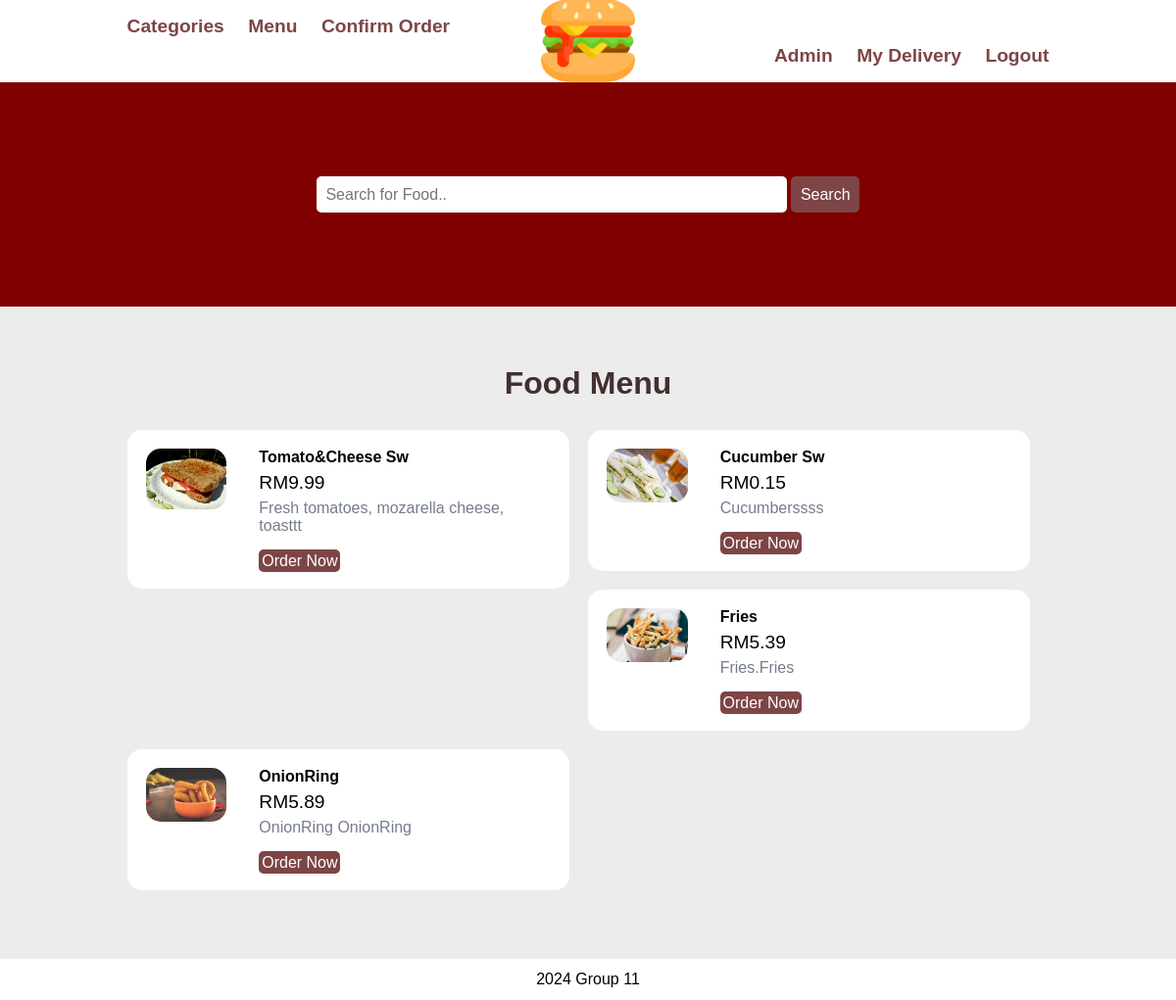
The app's page /foods.php (signed in) with its own data.
### tables this page shows
CREATE TABLE `item` (
  `item_id` int(11) NOT NULL,
  `item_name` varchar(255) NOT NULL,
  `item_price` decimal(10,2) NOT NULL,
  `item_image` varchar(255) NOT NULL,
  `item_desc` text DEFAULT NULL,
  `category_id` int(11) NOT NULL,
  `item_featured` varchar(10) NOT NULL,
  `item_active` varchar(10) NOT NULL
);

### foods.php (the view, shortened to what this page needs)
<?php require('partials-front/menu.php'); ?>
<section class="food-search text-center">
    <div class="container">
        <form action="<?php echo SITEURL; ?>food-search.php" method="POST">
            <input type="search" name="search" placeholder="Search for Food.." required>
            <input type="submit" name="submit" value="Search" class="btn btn-primary">
        </form>
    </div>
</section>
<section class="food-menu">
    <div class="container">
        <h2 class="text-center">Food Menu</h2>
        <?php
            $sql = "SELECT * FROM item WHERE item_active='Yes'";
            $res=mysqli_query($conn, $sql);
            $count = mysqli_num_rows($res);
            if($count>0)
            {
                while($row=mysqli_fetch_assoc($res))
                {
                    $id = $row['item_id'];
                    $title = $row['item_name'];
                    $description = $row['item_desc'];
                    $price = $row['item_price'];
                    $image_name = $row['item_image'];
                    ?>
                    <div class="food-menu-box">
                        <div class="food-menu-img">
                            <?php
                                if($image_name=="")
                                {
                                    echo "<div class='error'>Image not Available.</div>";
                                }
                                else
                                {
                                    ?>
                                    <img src="<?php echo SITEURL; ?>images/food/<?php echo $image_name; ?>" alt="Chicke Hawain Pizza" class="img-responsive img-curve">
                                    <?php
                                }
                            ?>
                        </div>
                        <div class="food-menu-desc">
                            <h4><?php echo $title; ?></h4>
                            <p class="food-price">RM<?php echo $price; ?></p>
                            <p class="food-detail">
                                <?php echo $description; ?>
                            </p>
                            <br>
                            <a href="<?php echo SITEURL; ?>order.php?item_id=<?php echo $id; ?>" class="btn btn-primary">Order Now</a>
                        </div>
                    </div>
                    <?php
                }
            }
            else
            {
                echo "<div class='error'>Food not found.</div>";
            }
        ?>
    </div>
</section>
<?php include('partials-front/footer.php'); ?>

### css/style.css (style rules this page uses)
* { margin: 0 0; padding: 0 0; font-family: Arial, Helvetica, sans-serif; }
.container { width: 80%; margin: 0 auto; padding: 1%; }
.img-responsive { width: 100%; }
.img-curve { border-radius: 15px; }
.text-center { text-align: center; }
a { color: #7d4545; text-decoration: none; }
.btn { padding: 1%; border: none; font-size: 1rem; border-radius: 5px; }
.btn-primary { background-color: #7d4545; color: white; cursor: pointer; }
h2 { color: #422f2f; font-size: 2rem; margin-bottom: 2%; }
.food-search { background-color: maroon; background-size: cover; background-repeat: no-repeat; background-position: center; padding: 7% 0; }
.food-search input[type="search"] { width: 50%; padding: 1%; font-size: 1rem; border: none; border-radius: 5px; }
.food-menu { background-color: #ececec; padding: 4% 0; }
.food-menu-box { width: 43%; margin: 1%; padding: 2%; float: left; background-color: white; border-radius: 15px; }
.food-menu-img { width: 20%; float: left; }
.food-menu-desc { width: 70%; float: left; margin-left: 8%; }
.food-price { font-size: 1.2rem; margin: 2% 0; }
.food-detail { font-size: 1rem; color: #747d8c; }

### records on screen
item: item_image (picture), item_name "Tomato&Cheese Sw", item_price "9.99", item_desc "Fresh tomatoes, mozarella cheese, toasttt"
item: item_image (picture), item_name "Cucumber Sw", item_price "0.15", item_desc "Cucumberssss"
item: item_image (picture), item_name "Fries", item_price "5.39", item_desc "Fries.Fries"
item: item_image (picture), item_name "OnionRing", item_price "5.89", item_desc "OnionRing OnionRing"
